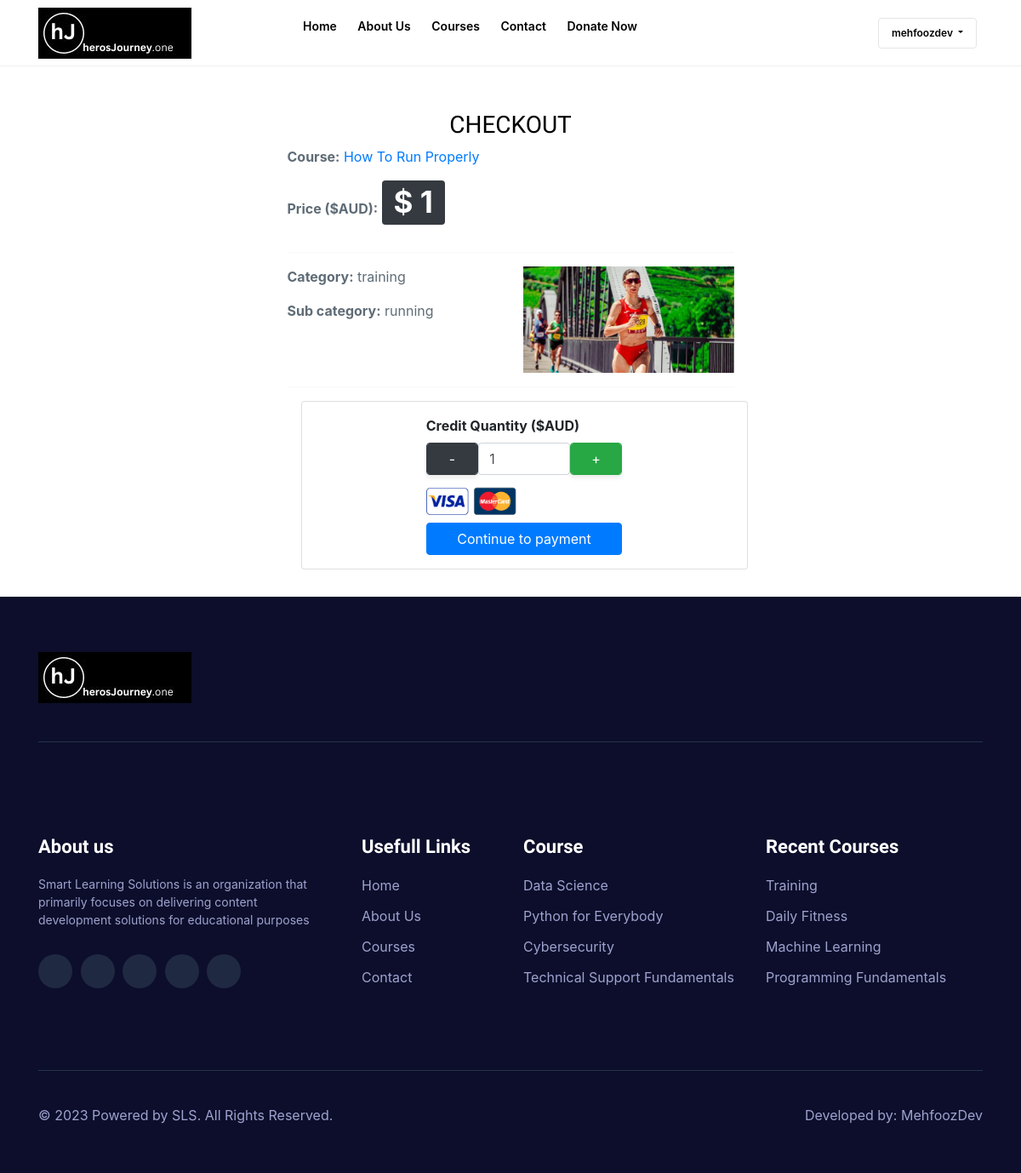
The page /payments/checkout/7/ (signed in) on the database its author committed.
### custom_accounts/models.py (models this page shows, shortened)
class User(AbstractBaseUser):
    name = models.CharField(max_length=200, null=True, blank=True)
    email = models.EmailField(max_length=100,unique=True)
    username = models.CharField(max_length=50)
    avatar = models.ImageField(storage=custom_store, null=True, default='avatar.svg')
    phone = models.CharField(max_length=200, null=True, blank=True)
    date_joined = models.DateTimeField(auto_now_add=True)
    is_admin = models.BooleanField(default=False)
    is_staff = models.BooleanField(default=False)
    is_active = models.BooleanField(default=True)
    is_superadmin = models.BooleanField(default=False)
    USERNAME_FIELD = 'email'
    REQUIRED_FIELDS = ['username']
    objects = MyAccountManager()
    class Meta:
        verbose_name = 'Custom user'
        verbose_name_plural = 'Custom Users'

### base/models.py (models this page shows)
class Course(models.Model):
    CATEGORY_CHOICES = (
        ('computer-science', 'Computer Science'),
        ('data-science', 'Data science'),
        ('engineering', 'Engineering'),
        ('web-development', 'Web Development'),
        ('architecture', 'Architecture'),
        ('training', 'Training')
    )
    SUB_CATEGORY_CHOICES = (
        ('ml', 'Machine Learning'),
        ('data_science', 'Data Science'),
        ('python', 'Python'),
        ('javascript', 'JavaScript'),
        ('php', 'PHP'),
        ('django', 'Django'),
        ('html', 'HTML'),
        ('reactjs', 'React JS'),
        ('front-end', 'Front-End'),
        ('back-end', 'Back-End'),
        ('running', 'Running'),
        ('gym', 'GYM'),
    )
    id = models.AutoField(primary_key=True)
    name = models.CharField(max_length = 50 , null = False)
    slug = models.CharField(max_length = 50 , null = False , unique = True)
    description = models.TextField( null = True)
    price = models.IntegerField(null=False,default = 0, blank=True)
    discount = models.IntegerField(null=False ,blank=True, default = 0)
    active = models.BooleanField(default = False)
    category = models.CharField(max_length=255, choices=CATEGORY_CHOICES, default='',  blank=True)
    sub_category = models.CharField(max_length=255, choices=SUB_CATEGORY_CHOICES, default='', null=True, blank=True)
    thumbnail = models.ImageField(upload_to = "files/thumbnail")
    date = models.DateTimeField(auto_now_add= True)
    resource = models.FileField(upload_to = "files/resource", blank=True, null=True)
    length = models.IntegerField(null=False)
    instructor_name = models.CharField(max_length=50, null=True)
    enroll_now_status = models.BooleanField(default=True)
    def __str__(self):
        return self.name

### payments/views.py (the view)
# urls.py: path('checkout/<int:pk>/', views.Checkout, name='checkout'),
@login_required
def Checkout(request, pk):
   context={}
   course = Course.objects.get(id=pk)
   print(course)
   context={ 'course': course }
   return render(request, 'base/checkout.html', context)

### base/templates/base/checkout.html (shortened to what this page needs)
{% extends "base/base.html" %}
{% load static %}
{% block content %}
<main class="main_wrapper">
  <div class="page-content" style="margin-top: 130px;">
    <div class="container mt-5">
      <div class="container mt-5">
        <div class="row my-3">
          <div class="col-sm-6 offset-sm-3">
            <div class="row">
              <div class="col-lg-12">
                <h3 class=" text-center">CHECKOUT</h3>
                <div class=" d-flex flex-column justify-content-around">
                  <p class="name" class=""><strong>Course:</strong>&nbsp;<a href="{% url 'enroll' course.slug %}">{{course.name}}</a></p>
                  <p class="price" class=""><strong>Price ($AUD):</strong>&nbsp;<span id="custom_p" style="font-size:35px"
                      class="badge badge-dark">$0</span></p>
                </div>
                <hr>
                <div class="row">
                  <div class="col-lg-6 col-sm-12">
                    <div class=" d-flex flex-column justify-content-around">
                      <p class="name" class=""><strong>Category:</strong>&nbsp;{{course.category}}</p>
                      <p class="price" class=""><strong>Sub category:</strong>&nbsp;{{course.sub_category}}</p>
                    </div>
                  </div>
                  <div class="col-lg-6 col-sm-12">
                    <img style="width:100%;height:125px" src="{% static course.thumbnail.url %}" alt="img"/>
                  </div>
                </div>
                <hr>
                <div class="container card p-3 m-3">
                  <div class="row d-flex flex-column align-items-center justify-content-center">
                    <div class="col-lg-6 col-sm-12">
                      <label for="credit" class=""><strong>Credit Quantity ($AUD)</strong></label>
                      <div class="d-flex text-center">
                        <button onclick="decrease_credit()" id="remove" style="width:50%"
                          class="form-control btn btn-small btn-dark text-center">-</button>
                        <input oninput="update()" type='number' min=1 max=1000 step=1 id='credit_val' name='credit'
                          class='form-control' value={credit_value} />
                        <button onclick="increase_credit()" id="add" style="width:50%"
                          class="form-control btn btn-small btn-success text-center">+</button>
                      </div>
                    </div>
                    <div class="col-lg-6 col-sm-12">
                      <img style="width:100;height:50px" src="{% static 'base/img/payment.png' %}" alt='img' />
                      <a role="button" class="btn btn-primary btn-small btn-block" onclick="navigate_to_payment_page()" >Continue to payment</a>
                    </div>
                  </div>
                </div>
              </div>
            </div>
          </div>
        </div>
      </div>
    </div>
  </div>
</main>
{% endblock content %}

### base/templates/base/base.html (shortened to what this page needs)
<!DOCTYPE html>
{% load static %}
<html class="no-js" lang="zxx">
  <head>
    <link rel="stylesheet" href="https://cdn.plyr.io/3.6.2/plyr.css">
    <link rel="stylesheet" href="https://cdnjs.cloudflare.com/ajax/libs/font-awesome/5.15.3/css/all.min.css">
    <link rel="stylesheet" href="{% static 'base/css/bootstrap.min.css' %}" />
    <link rel="stylesheet" href="{% static 'base/css/animate.min.css' %}" />
    <link rel="stylesheet" href="{% static 'base/css/aos.min.css' %}" />
    <link rel="stylesheet" href="{% static 'base/css/magnific-popup.css' %}" />
    <link rel="stylesheet" href="{% static 'base/css/icofont.min.css' %}" />
    <link rel="stylesheet" href="{% static 'base/css/slick.css' %}" />
    <link
      rel="stylesheet"
      href="{% static 'base/cdn.jsdelivr.net/npm/swiper%409/swiper-bundle.min.css' %}"
    />
    <link rel="stylesheet" href="{% static 'base/css/style.css' %}" />
    <link rel="stylesheet" href="https://maxcdn.bootstrapcdn.com/bootstrap/4.5.2/css/bootstrap.min.css">
  </head>
  <body class="body__wrapper">
  <header>
    <div class="headerarea transparent__header header__sticky header__area">
      <div class="container desktop__menu__wrapper">
        <div class="row">
          <div class="col-xl-2 col-lg-2 col-md-6">
            <div class="headerarea__left">
              <div class="headerarea__left__logo">
                <a href="/"
                  ><img src="{% static 'base/img/logo/hJ-Logo-180x60.jpg' %}" alt="logo"
                /></a>
              </div>
            </div>
          </div>
          <div class="col-xl-7 col-lg-7 main_menu_wrap">
            <div class="headerarea__main__menu">
              <nav>
                <ul>
                  <li>
                    <a class="headerarea__has__dropdown" href="/"
                      >Home
                    </a>
                  </li>
                  <li>
                    <a class="headerarea__has__dropdown" href="{% url 'about' %}"
                      >About Us
                    </a>
                  </li>
                  <li>
                    <a class="headerarea__has__dropdown" href="{% url 'courses' %}"
                      >Courses
                    </a>
                  </li>
                  <li>
                    <a class="headerarea__has__dropdown" href="{% url 'contact' %}"
                      >Contact
                    </a>
                  </li>
                  <li>
                    <a class="" href="{% url 'donate' %}">Donate Now</a>
                  </li>
                </ul>
              </nav>
            </div>
          </div>
          <div class="col-xl-3 col-lg-3 col-md-6">
            <div class="headerarea__right">
              <div class="headerarea__login">
                {% if request.user.is_authenticated %}
                <div class="dropdown">
                  <a class="btn dropdown-toggle" type="button" id="dropdownMenuButton1" data-bs-toggle="dropdown" aria-expanded="false">
                    {{request.user.username}}
                  </a>
                </div>
                {% else %}
                  <a href="{% url 'login' %}">Login</a>
                {% endif %}
              </div>
            </div>
          </div>
        </div>
      </div>
    </div>
  </header>
    {% block content %}
    {% endblock content %}
  <div class="footerarea">
    <div class="container">
      <div class="footerarea__newsletter__wraper">
        <div class="row">
          <div
            class="col-xl-6 col-lg-6 col-md-6 col-sm-12 col-12"
            data-aos="fade-up"
          >
            <div class="footerarea__logo">
              <a href="#"
                ><img src="{% static 'base/img/logo/hJ-Logo-180x60.jpg' %}" alt="logophoto"
              /></a>
            </div>
          </div>
        </div>
      </div>
      <div class="footerarea__wrapper">
        <div class="row">
          <div
            class="col-xl-4 col-lg-4 col-md-6 col-sm-12"
            data-aos="fade-up"
          >
            <div class="footerarea__inner footerarea__about__us">
              <div class="footerarea__heading">
                <h3>About us</h3>
              </div>
              <div class="footerarea__content">
                <p>
                  Smart Learning Solutions is an organization that primarily
                  focuses on delivering content development solutions for
                  educational purposes
                </p>
              </div>
              <div class="footerarea__icon">
                <ul>
                  <li>
                    <a href="http://facebook.com/"
                      ><i class="icofont-facebook"></i
                    ></a>
                  </li>
                  <li>
                    <a href="http://twitter.com/"
                      ><i class="icofont-twitter"></i
                    ></a>
                  </li>
                  <li>
                    <a href="http://vimeo.com/"
                      ><i class="icofont-vimeo"></i
                    ></a>
                  </li>
                  <li>
                    <a href="http://linkedin.com/"
                      ><i class="icofont-linkedin"></i
                    ></a>
                  </li>
                  <li>
                    <a href="http://skype.com/"
                      ><i class="icofont-skype"></i
                    ></a>
                  </li>
                </ul>
              </div>
            </div>
          </div>
          <div
            class="col-xl-2 col-lg-2 col-md-6 col-sm-6"
            data-aos="fade-up"
          >
            <div class="footerarea__inner">
              <div class="footerarea__heading">
                <h3>Usefull Links</h3>
              </div>
              <div class="footerarea__list">
                <ul>
                  <li>
                    <a href="/">Home</a>
                  </li>
                  <li>
                    <a href="{% url 'about' %}">About Us</a>
                  </li>
                  <li>
                    <a href="{% url 'courses' %}">Courses</a>
                  </li>
                  <li>
                    <a href="{% url 'contact' %}">Contact</a>
                  </li>
                </ul>
              </div>
            </div>
          </div>
          <div
            class="col-xl-3 col-lg-3 col-md-6 col-sm-6"
            data-aos="fade-up"
          >
            <div class="footerarea__inner footerarea__padding__left">
              <div class="footerarea__heading">
                <h3>Course</h3>
              </div>
              <div class="footerarea__list">
                <ul>
                  <li>
                    <a href="/">Data Science</a>
                  </li>
                  <li>
                    <a href="/">Python for Everybody</a>
                  </li>
                  <li>
                    <a href="/">Cybersecurity</a>
                  </li>
                  <li>
                    <a href="/">Technical Support Fundamentals </a>
                  </li>
                </ul>
              </div>
            </div>
          </div>
          <div
            class="col-xl-3 col-lg-3 col-md-6 col-sm-12"
            data-aos="fade-up"
          >
            <div class="footerarea__right__wraper footerarea__inner">
              <div class="footerarea__heading">
                <h3>Recent Courses</h3>
              </div>
              <div class="footerarea__list">
                <ul>
                  <li>
                    <a href="/">Training</a>
                  </li>
                  <li>
                    <a href="/">Daily Fitness</a>
                  </li>
                  <li>
                    <a href="/">Machine Learning</a>
                  </li>
                  <li>
                    <a href="/">Programming Fundamentals</a>
                  </li>
                </ul>
              </div>
            </div>
          </div>
        </div>
      </div>
      <div class="footerarea__copyright__wrapper">
        <div class="row">
          <div
            class="col-xl-6 col-lg-6 col-md-6 col-sm-6 col-12"
            data-aos="fade-up"
          >
            <div class="footerarea__copyright__content">
              <p>
                © 2023 Powered by <a href="/">SLS</a>. All Rights
                Reserved.
              </p>
            </div>
          </div>
          <div
            class="col-xl-6 col-lg-6 col-md-6 col-sm-6 col-12"
            data-aos="fade-up"
          >
            <div class="footerarea__copyright__list">
              <ul>
                <li><a href="https://mprofile.mstaxsolution.com/" target='_'>Developed by: MehfoozDev</a></li>
              </ul>
            </div>
          </div>
        </div>
      </div>
    </div>
  </div>
  </body>
</html>

### rows shown on the page
User: user.username "mehfoozdev"
Course: name "How To Run Properly", category "training", sub_category "running", thumbnail (picture)
